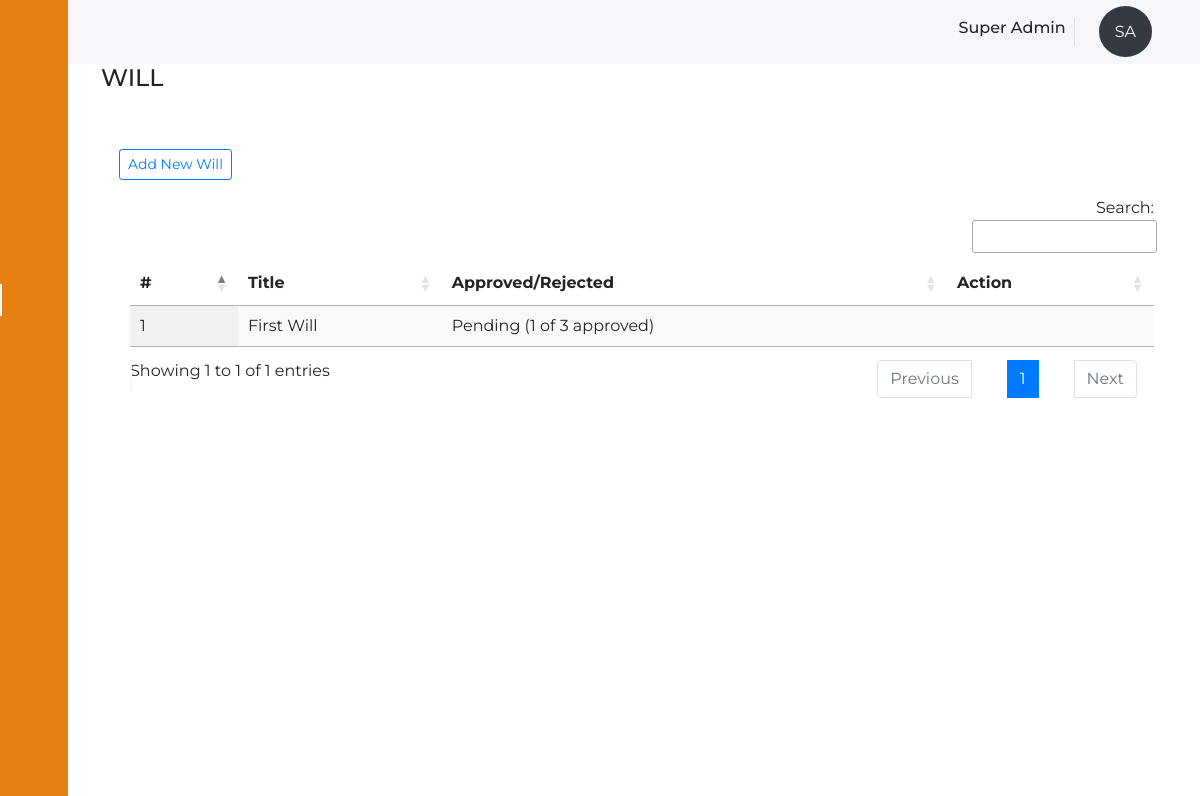
/will-portal/will.php (signed in), run on the app's committed database.
### tables this page shows
CREATE TABLE `user_master` (
  `id` int(11) NOT NULL,
  `category` varchar(10) NOT NULL,
  `first_name` varchar(255) NOT NULL,
  `last_name` varchar(255) NOT NULL,
  `phone_number` varchar(13) NOT NULL,
  `address` varchar(255) NOT NULL,
  `email_id` varchar(255) NOT NULL,
  `password` varchar(255) NOT NULL,
  `createdBy` int(11) NOT NULL,
  `createdOn` timestamp NOT NULL DEFAULT current_timestamp(),
  `updatedBy` int(11) NOT NULL,
  `updatedOn` timestamp NOT NULL DEFAULT current_timestamp() ON UPDATE current_timestamp(),
  `enabled` enum('0','1') NOT NULL DEFAULT '1'
);

CREATE TABLE `will_master` (
  `id` int(11) NOT NULL,
  `title` varchar(255) NOT NULL,
  `description` longtext NOT NULL,
  `approved` enum('0','1') NOT NULL DEFAULT '0',
  `createdBy` varchar(255) NOT NULL,
  `createdOn` timestamp NOT NULL DEFAULT current_timestamp(),
  `updatedBy` varchar(255) NOT NULL,
  `updatedOn` timestamp NOT NULL DEFAULT current_timestamp() ON UPDATE current_timestamp(),
  `enabled` enum('0','1') NOT NULL DEFAULT '1'
);

### will-portal/controller/functions.php (called while the page is built, shortened)
<?php
function select_query($con, $columns_names, $table_name, $where, $orderby, $limit, $group_by)
{
	if(trim($where)!="")
	{
		$where_condition=" WHERE ".$where;
	}
	else
	{
		$where_condition="";
	}
	if(trim($group_by)!="")
	{
		$group_by_condition=" GROUP BY ".$group_by;
	}
	else
	{
		$group_by_condition="";
	}
	if(trim($orderby)!="")
	{
		$orderby_condition=" ORDER BY ".$orderby;
	}
	else
	{
		$orderby_condition="";
	}
	if(trim($limit)!="")
	{
		$limit_condition=" LIMIT ".$limit;
	}
	else
	{
		$limit_condition="";
	}
	$get_select_query="select $columns_names from $table_name $where_condition $group_by_condition $orderby_condition $limit_condition";
	$get_select_query_sql = mysqli_query($con, $get_select_query) or die(mysqli_error($con));
	$select_query_return=array();
    if(mysqli_num_rows($get_select_query_sql)>0)
	{
		while ($get_select_query_rows = mysqli_fetch_assoc($get_select_query_sql))
		{
			$select_query_return[] =$get_select_query_rows;
		}
		return  json_encode($select_query_return);
	} else{
		return json_encode($select_query_return);
	}
}
function encryption($value)
{
    $rand_number=(rand(1000,9999));
    $str = 'abcdefghijklmnopqustuvwxyzABCDEFGHIJKLMNOPQRSTUVWXYZ';
    $rand_char=substr(str_shuffle($str), 0, 4);
    $ascii = "";
    for ($i = 0; $i < strlen($rand_char); $i++)
    {
        $ascii .= ord($rand_char[$i]);
    }
    return $final_result=$rand_char."".(($value*$rand_number)+$ascii)."".$rand_number;
}

### will-portal/will.php (the view, shortened to what this page needs)
<?php
$page = "Will";
include_once("./adders/header.php");
$getwill = json_decode(select_query($con, "*", "will_master", "enabled='1' AND createdBy=" . $_SESSION['uid'], "", "", ""));
?>
<div class="m-3">
	<div class="row">
		<h4 class="text-uppercase"><?php echo $page; ?></h4>
	</div>
</div>
<div class="container-fluid pt-3">
	<div class="row my-3 ml-1">
		<a href="add_will.php?edit=false" class="btn btn-outline-primary btn-sm">Add New Will</a>
	</div>
	<div class="container-fluid">
		<table id="willsTable" class="display nowrap w-100 table-responsive-sm ">
			<thead class="thead">
				<th>#</th>
				<th>Title</th>
				<th>Approved/Rejected</th>
				<th>Action</th>
			</thead>
			<tbody>
				<?php
				if (!empty($getwill)) {
					$cnt = 1;
					foreach ($getwill as $will) {
						$getWillGuarantor = json_decode(select_query($con, "*", "will_guarantor_master", "enabled='1' AND willId=" . $will->id, "", "", ""));
						$approvedCount = 0;
						foreach ($getWillGuarantor as $guarantor) {
							if ($guarantor->hasApproved)
								$approvedCount++;
						}
				?>
						<tr>
							<td><?php echo $cnt++; ?></td>
							<td><?php echo $will->title; ?></td>
							<td><?php echo $will->approved ? 'Approved' : 'Pending (' . $approvedCount .' of '. count($getWillGuarantor) .' approved)'; ?></td>
							<td>
								<a href="./add_will.php?id=<?php echo encryption($will->id); ?>&edit=true">
									<i class="fas fa-edit"></i>
								</a>
								<a href="./will.php?id=<?php echo encryption($will->id); ?>&action=Dt">
									<i class="fas fa-trash-alt"></i>
								</a>
							</td>
						</tr>
				<?php }
				}
				?>
			</tbody>
		</table>
	</div>
</div>
<?php
include_once('./adders/footer.php');
?>

### will-portal/adders/header.php (shortened to what this page needs)
<?php
include_once "./config/database.php";
include_once "./controller/functions.php";
if (isset($_SESSION['logged_in']))
    $user = json_decode(select_query($con, "*", "user_master", "id=" . $_SESSION['uid'], "", "", ""));
?>
<!DOCTYPE html>
<html lang="en">
<head>
    <link type="text/css" rel="stylesheet" href="./assets/css/bootstrap.min.css">
    <link type="text/css" rel="stylesheet" href="./assets/css/sweetalert2.min.css" type="text/css">
    <link type="text/css" rel="stylesheet" href="./assets/css/style.css">
    <link rel="stylesheet" type="text/css" href="https://cdn.datatables.net/1.10.25/css/jquery.dataTables.min.css">
</head>
<body id="body-pd">
    <?php if($page != 'Will Download') { ?>
    <header class="header mb-5" id="header">
        <div class="header_toggle"> <i class='fas fa-bars' id="header-toggle"></i> </div>
        <?php if (isset($_SESSION['logged_in'])) { ?>
            <div class="border-right ml-auto mr-2">
                <h6 class="mr-2"><?php echo ucwords($user[0]->first_name . ' ' . $user[0]->last_name); ?></h6>
            </div>
            <div class="dropdown">
                <a class="nav-link nav-user text-white" data-toggle="dropdown" href="#" role="button" aria-haspopup="false" aria-expanded="false">
                    <span class="rounded-circle bg-dark p-3"><?php echo ucwords($user[0]->first_name[0] . '' . $user[0]->last_name[0]); ?></span>
                </a>
            </div>
        <?php } else { ?>
            <a href="login.php" class="nav-link">Login</a>
        <?php } ?>
    </header>
    <div class="l-navbar" id="nav-bar">
        <nav class="sidenav">
            <div>
                <a href="index.php" class="nav_logo">
                    <i class="fas fa-scroll nav_logo-icon"></i>
                </a>
                <div class="nav_list">
                    <a href="dashboard.php" class="nav_link <?php echo $page == 'Dashboard' ? 'active' : ''; ?>">
                        <i class="fas fa-th"></i>
                    </a>
                    <a href="./guarantor.php" class="nav_link <?php echo $page == 'Guarantor' ? 'active' : ''; ?>">
                        <i class="fas fa-user-check"></i>
                    </a>
                    <a href="./beneficiary.php" class="nav_link <?php echo $page == 'Beneficiary' ? 'active' : ''; ?>">
                        <i class="fas fa-award"></i>
                    </a>
                    <a href="./will.php" class="nav_link <?php echo $page == 'Will' || $page == 'Add Will' ? 'active' : ''; ?>">
                        <i class="fas fa-certificate"></i>
                    </a>
                </div>
            </div>
            <?php if (isset($_SESSION['uid'])) { ?>
                <a href="logout.php" class="nav_link"> <i class="fas fa-sign-out-alt"></i> <span class="nav_name">SignOut</span> </a>
            <?php } ?>
        </nav>
    </div>
    <?php } ?>

### will-portal/assets/css/style.css (style rules this page uses)
:root { --header-height: 3rem; --nav-width: 68px; --first-color: #e58012; --first-color-light: #eb9130; --white-color: #f7f6fb; --body-font: "Montserrat"; --normal-font-size: 1rem; --z-fixed: 100; }
body { position: relative; margin: var(--header-height) 0 0 0; padding: 0 1rem; font-family: var(--body-font); font-size: var(--normal-font-size); transition: 0.5s; }
.header { width: 100%; height: var(--header-height); position: fixed; top: 0; left: 0; display: flex; align-items: center; justify-content: space-between; padding: 0 1rem; background-color: var(--white-color); z-index: var(--z-fixed); transition: 0.5s; }
.header_toggle { color: var(--first-color); font-size: 1.5rem; cursor: pointer; }
.l-navbar { position: fixed; top: 0; left: -30%; width: var(--nav-width); height: 100vh; background-color: var(--first-color); padding: 0.5rem 1rem 0 0; transition: 0.5s; z-index: var(--z-fixed); }
.sidenav { height: 100%; display: flex; flex-direction: column; justify-content: space-between; overflow: hidden; }
.nav_logo, .nav_link { display: grid; grid-template-columns: max-content max-content; align-items: center; column-gap: 1rem; padding: 0.5rem 0 0.5rem 1.5rem; }
.nav_logo { margin-bottom: 2rem; text-decoration: none !important; }
.nav_logo-icon { font-size: 1.25rem; color: var(--white-color); margin-left: 0.3rem; }
.nav_link { position: relative; color: var(--first-color-light); margin-bottom: 1.5rem; transition: 0.3s; text-decoration: none !important; }
.nav_link i { font-size: 1.5rem; }
.active { color: var(--white-color); }
.active::before { content: ""; position: absolute; left: 0; width: 2px; height: 32px; background-color: var(--white-color); }
@media screen and (min-width: 768px) { body { margin: calc(var(--header-height) + 1rem) 0 0 0; padding-left: calc(var(--nav-width) + 2rem); } }
@media screen and (min-width: 768px) { .header { height: calc(var(--header-height) + 1rem); padding: 0 2rem 0 calc(var(--nav-width) + 2rem); } }
@media screen and (min-width: 768px) { .l-navbar { left: 0; padding: 1rem 1rem 0 0; } }

### data on the page
user_master: first_name+last_name "Super Admin", first_name+last_name "SA"
will_master: title "First Will", approvedCount "1", count($getWillGuarantor) "3"

### other printed values
$page "WILL"
